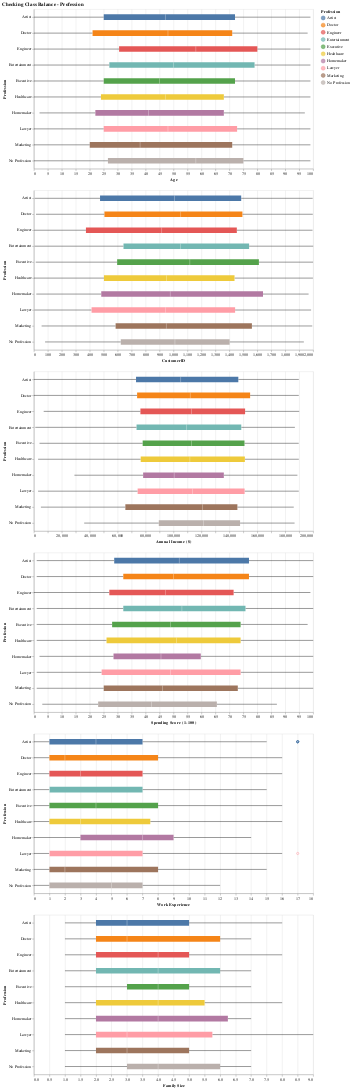

Notebook code cell kept with this figure:
### Markdown cell above
Everything looks pretty much even, there's not much difference between any of these variables regarding the gender. We can conclude that gender doesn't really affect anything else, since everything looks pretty much the same for both males and females. We can also check the profession to see anything special.

So, we can move on to the next step of our sklearn algorithm cheat sheet.

Since, we have less than 10k samples, we can just go straight to the model, which is using KMeans, and then we might use Spectral Clustering and GMM.

### Code cell
vconcat_bar("Profession", "Checking Class Balance - Profession")

### Figure 1 — Vega-Lite specification as saved in the notebook (floating-point values rounded to 4 significant figures; data arrays with more than 128 entries replaced by an {"elided": "..."} marker saying what was removed)
{"config": {"view": {"continuousWidth": 300, "continuousHeight": 300}}, "vconcat": [{"mark": {"type": "boxplot"}, "encoding": {"color": {"field": "Profession", "type": "nominal"}, "x": {"field": "Age", "type": "quantitative"}, "y": {"field": "Profession", "type": "nominal"}}, "height": 400, "width": 700}, {"mark": {"type": "boxplot"}, "encoding": {"color": {"field": "Profession", "type": "nominal"}, "x": {"field": "CustomerID", "type": "quantitative"}, "y": {"field": "Profession", "type": "nominal"}}, "height": 400, "width": 700}, {"mark": {"type": "boxplot"}, "encoding": {"color": {"field": "Profession", "type": "nominal"}, "x": {"field": "Annual Income ($)", "type": "quantitative"}, "y": {"field": "Profession", "type": "nominal"}}, "height": 400, "width": 700}, {"mark": {"type": "boxplot"}, "encoding": {"color": {"field": "Profession", "type": "nominal"}, "x": {"field": "Spending Score (1-100)", "type": "quantitative"}, "y": {"field": "Profession", "type": "nominal"}}, "height": 400, "width": 700}, {"mark": {"type": "boxplot"}, "encoding": {"color": {"field": "Profession", "type": "nominal"}, "x": {"field": "Work Experience", "type": "quantitative"}, "y": {"field": "Profession", "type": "nominal"}}, "height": 400, "width": 700}, {"mark": {"type": "boxplot"}, "encoding": {"color": {"field": "Profession", "type": "nominal"}, "x": {"field": "Family Size", "type": "quantitative"}, "y": {"field": "Profession", "type": "nominal"}}, "height": 400, "width": 700}], "data": {"name": "data-6ee93160f867d60feedd1202445e05e5"}, "title": {"text": "Checking Class Balance - Profession"}, "$schema": "https://vega.github.io/schema/vega-lite/v5.20.1.json", "datasets": {"data-6ee93160f867d60feedd1202445e05e5": {"elided": "2000 records"}}}
